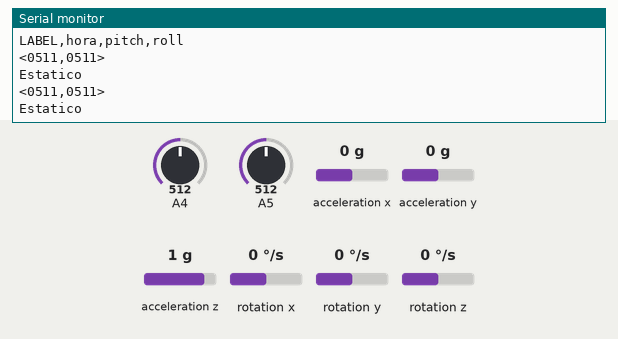
This sketch was run on a simulated Arduino Uno, built with avr-gcc and run on an emulated ATmega328P. On the bench: the last lines printed to the serial monitor. The test bench sets the inputs (shaded band); at power-on: acceleration x 0 g, acceleration y 0 g, acceleration z 1 g, A4 = 512, A5 = 512, rotation x 0 °/s, rotation y 0 °/s, rotation z 0 °/s.

Above: at 1.2 s.
1.3 s: acceleration x set to -1.4 g
At 1.8 s:
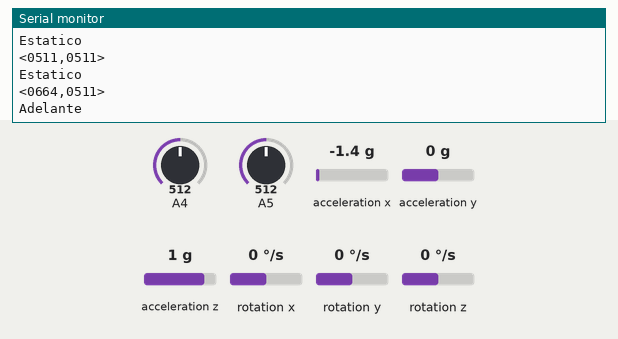
3.4 s: acceleration x set to 0.8 g
At 4.2 s:
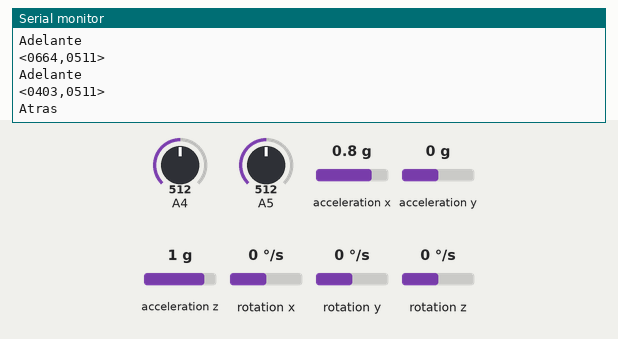
5.8 s: acceleration y set to -1.4 g
At 6.6 s:
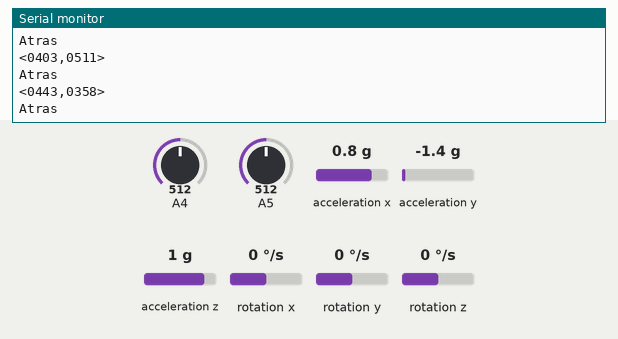
7.3 s: acceleration z set to -1.4 g
At 7.8 s:
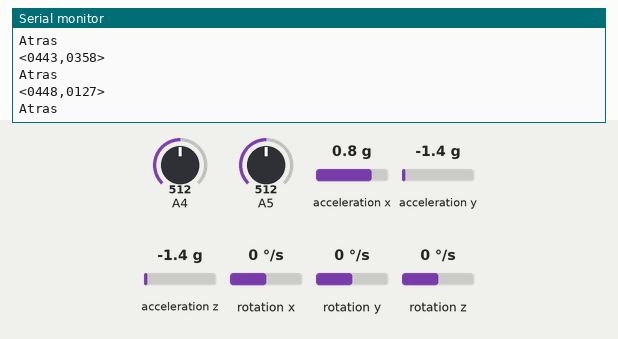
Timing chart, 0 to 9.8 s (numbered marks = the images above; inputs shaded):
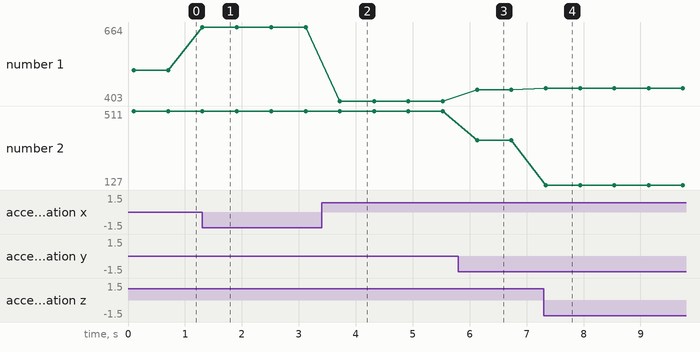

Measured:
- after the input at 1.3 s, the serial monitor: prints a new line at once (image 1)
- after the input at 3.4 s, the serial monitor: prints a new line after 0.32 s (image 2)
- after the input at 5.8 s, the serial monitor: prints a new line after 0.33 s (image 3)
- after the input at 7.3 s, the serial monitor: prints a new line at once (image 4)
- plotted number 1: 511 → 664 after the input at 1.3 s, 664 → 403 after the input at 3.4 s, 403 → 443 after the input at 5.8 s, 443 → 448 after the input at 7.3 s
- plotted number 2: 511 → 358 after the input at 5.8 s, 358 → 127 after the input at 7.3 s

The sketch:

Posiciones-sin-RNA.ino
```cpp
#include <Wire.h>
#include <MPU6050.h>

MPU6050 mpu;

int pitch=0;
int roll=0;

unsigned long past_time=0;

void setup()
{
  Serial.begin(9600);
  Serial.println("LABEL,hora,pitch,roll");


  while(!mpu.begin(MPU6050_SCALE_2000DPS, MPU6050_RANGE_2G))
  {
    Serial.println("No se detecta el sensor");
    delay(500);
  }
}


void loop()
{
    pitch=analogRead(A4);
    roll=analogRead(A5);
    if(millis()-past_time>=100)
  {
  /*
   *   Vector normAccel=
   */
  Vector normAccel = mpu.readNormalizeAccel();


  //Conversion de radianes a grados 180/PI
  pitch = -(atan2(normAccel.XAxis, sqrt(normAccel.YAxis*normAccel.YAxis + normAccel.ZAxis*normAccel.ZAxis))*180.0)/PI;
  roll = ((atan2(normAccel.YAxis, normAccel.ZAxis)*180.0)/PI);

  pitch=map(pitch,-180,180,0,1023); // Acx= 1, Acy=1,Acz=1
  roll=map(roll,-180,180,0,1023);

  trama(pitch,roll);

  past_time=millis();

  }
}

void trama(int value1, int value2){
      Serial.print("<");
      if (value1 > 999) {
        Serial.print(value1);
      }else if (value1 > 99) {
        Serial.print("0");
        Serial.print(value1);
      }else if(value1>9){
        Serial.print("00");
        Serial.print(value1);
      }else{
        Serial.print("000");
        Serial.print(value1);
        }
      Serial.print(",");

      if (value2 > 999) {
        Serial.print(value2);
      }else if (value2 > 99) {
        Serial.print("0");
        Serial.print(value2);
      }else if(value2>9){
        Serial.print("00");
        Serial.print(value2);
      }else{
        Serial.print("000");
        Serial.print(value2);
        }
      Serial.println(">");
  if (value1>525){
    Serial.println("Adelante");
  }
    else if (value1<495){
      Serial.println("Atras");
    }
    else
    {
     Serial.println("Estatico");
    }
  delay(500);
  }
```
